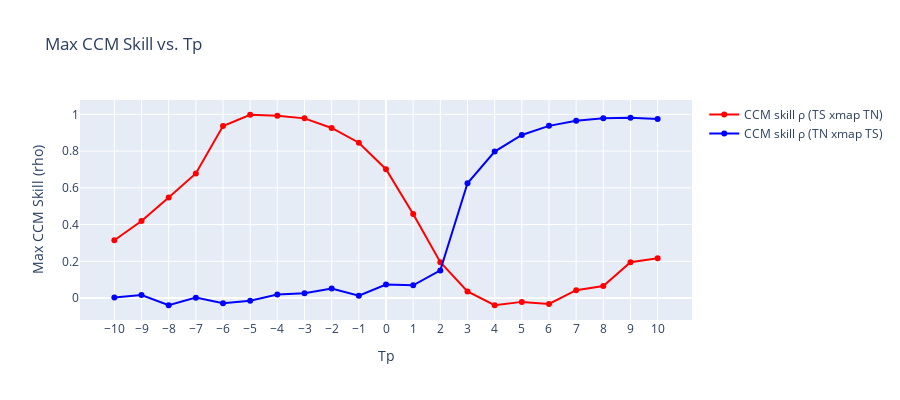

Source (notebook cell):
### Code cell
# Build a dataframe for pyEDM
df = pd.DataFrame({
    "Time": time,
    "TN": TN,
    "TS": TS,
})


Tps = range(-10, 11)  # scanning Tp from -10 to 10
forward_max_rhos = []  # for X -> Y
reverse_max_rhos = []  # for Y -> X

# For each Tp, run CCM
for Tp in Tps:
    ccm_out = CCM(
        dataFrame   = df,
        E           = 2,
        tau         = -1,
        columns     = 'TS',    # use X as the library (predictor)
        target      = 'TN',    # predict Y (target)
        libSizes    = '200',
        sample      = 200,
        random      = True,
        replacement = False,
        Tp          = Tp
    )

    forward_rho = ccm_out['TS:TN'].max()  # X->Y (i.e. predicting Y from X)
    reverse_rho = ccm_out['TN:TS'].max()  # Y->X (predicting X from Y)
    forward_max_rhos.append(forward_rho)
    reverse_max_rhos.append(reverse_rho)

# Plot the CCM skill vs. Tp using Plotly
fig = go.Figure()

fig.add_trace(go.Scatter(
    x=list(Tps), 
    y=forward_max_rhos, 
    mode='lines+markers', 
    name="CCM skill ρ (TS xmap TN)",
    line=dict(color='red')  # specify your color here
))

fig.add_trace(go.Scatter(
    x=list(Tps), 
    y=reverse_max_rhos, 
    mode='lines+markers', 
    name="CCM skill ρ (TN xmap TS)",
    line=dict(color='blue')  # specify your color here
))

fig.update_layout(
    title="Max CCM Skill vs. Tp",
    xaxis_title="Tp",
    yaxis_title="Max CCM Skill (rho)",
    width=900,
    height=400
)
fig.update_xaxes(tickmode='array', tickvals=list(Tps))
fig.show()

### Figure 1 — Plotly figure (JSON) as saved in the notebook; plotly's stock layout.template omitted (floating-point values rounded to 4 significant figures)
{"data": [{"line": {"color": "red"}, "mode": "lines+markers", "name": "CCM skill ρ (TS xmap TN)", "type": "scatter", "x": [-10, -9, -8, -7, -6, -5, -4, -3, -2, -1, 0, 1, 2, 3, 4, 5, 6, 7, 8, 9, 10], "y": [0.3148, 0.4197, 0.5471, 0.6781, 0.9367, 0.9978, 0.992, 0.9781, 0.926, 0.8455, 0.7015, 0.4579, 0.1948, 0.03621, -0.0392, -0.02086, -0.0324, 0.04295, 0.06551, 0.1947, 0.2168]}, {"line": {"color": "blue"}, "mode": "lines+markers", "name": "CCM skill ρ (TN xmap TS)", "type": "scatter", "x": [-10, -9, -8, -7, -6, -5, -4, -3, -2, -1, 0, 1, 2, 3, 4, 5, 6, 7, 8, 9, 10], "y": [0.003006, 0.01611, -0.03883, 0.002236, -0.02788, -0.01461, 0.01914, 0.02586, 0.05214, 0.01237, 0.07364, 0.06922, 0.1504, 0.6245, 0.7975, 0.8876, 0.9373, 0.9647, 0.9783, 0.9814, 0.9748]}], "layout": {"height": 400, "title": {"text": "Max CCM Skill vs. Tp"}, "width": 900, "xaxis": {"tickmode": "array", "tickvals": [-10, -9, -8, -7, -6, -5, -4, -3, -2, -1, 0, 1, 2, 3, 4, 5, 6, 7, 8, 9, 10], "title": {"text": "Tp"}}, "yaxis": {"title": {"text": "Max CCM Skill (rho)"}}}}
